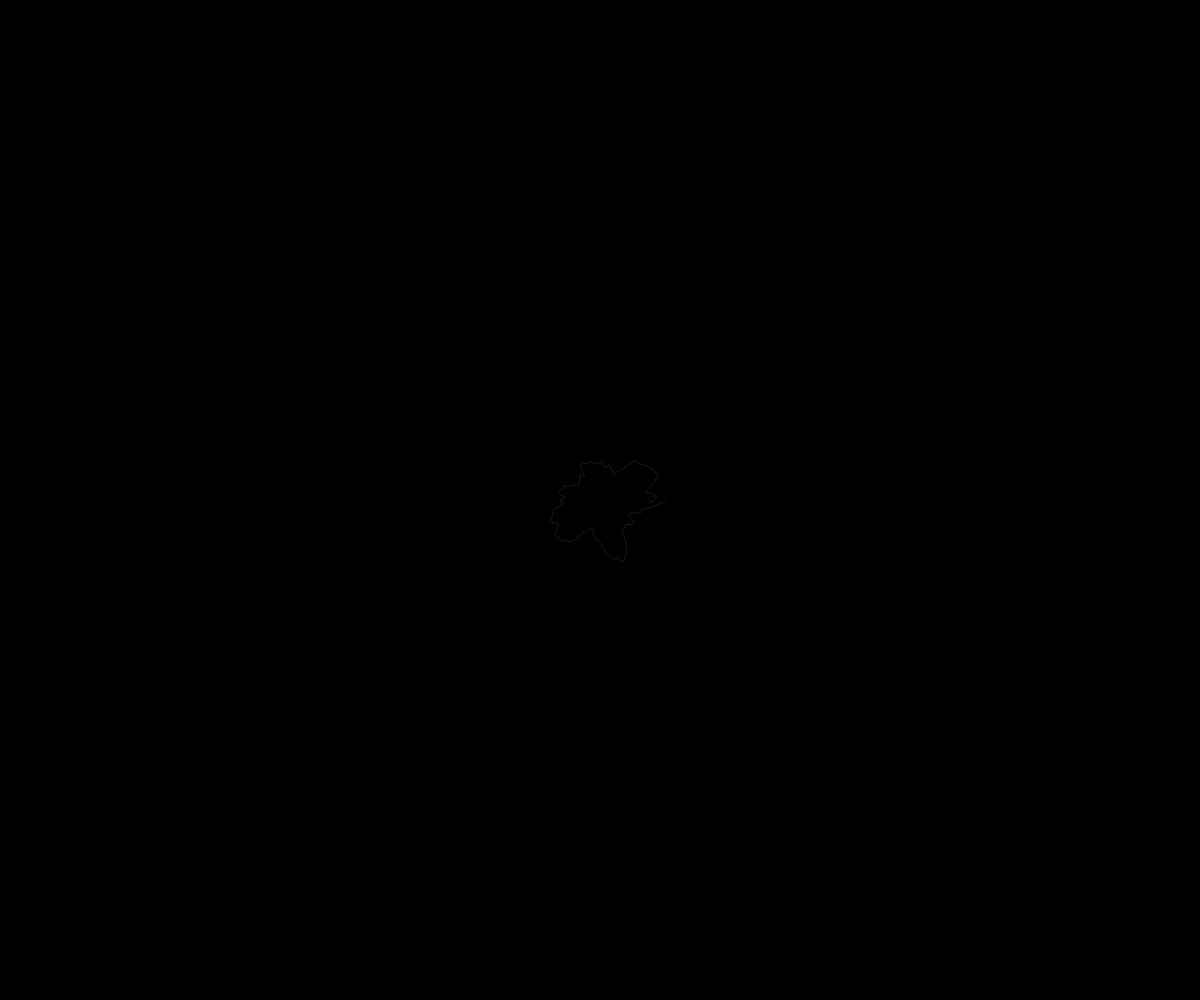
Frame 1 (no input)
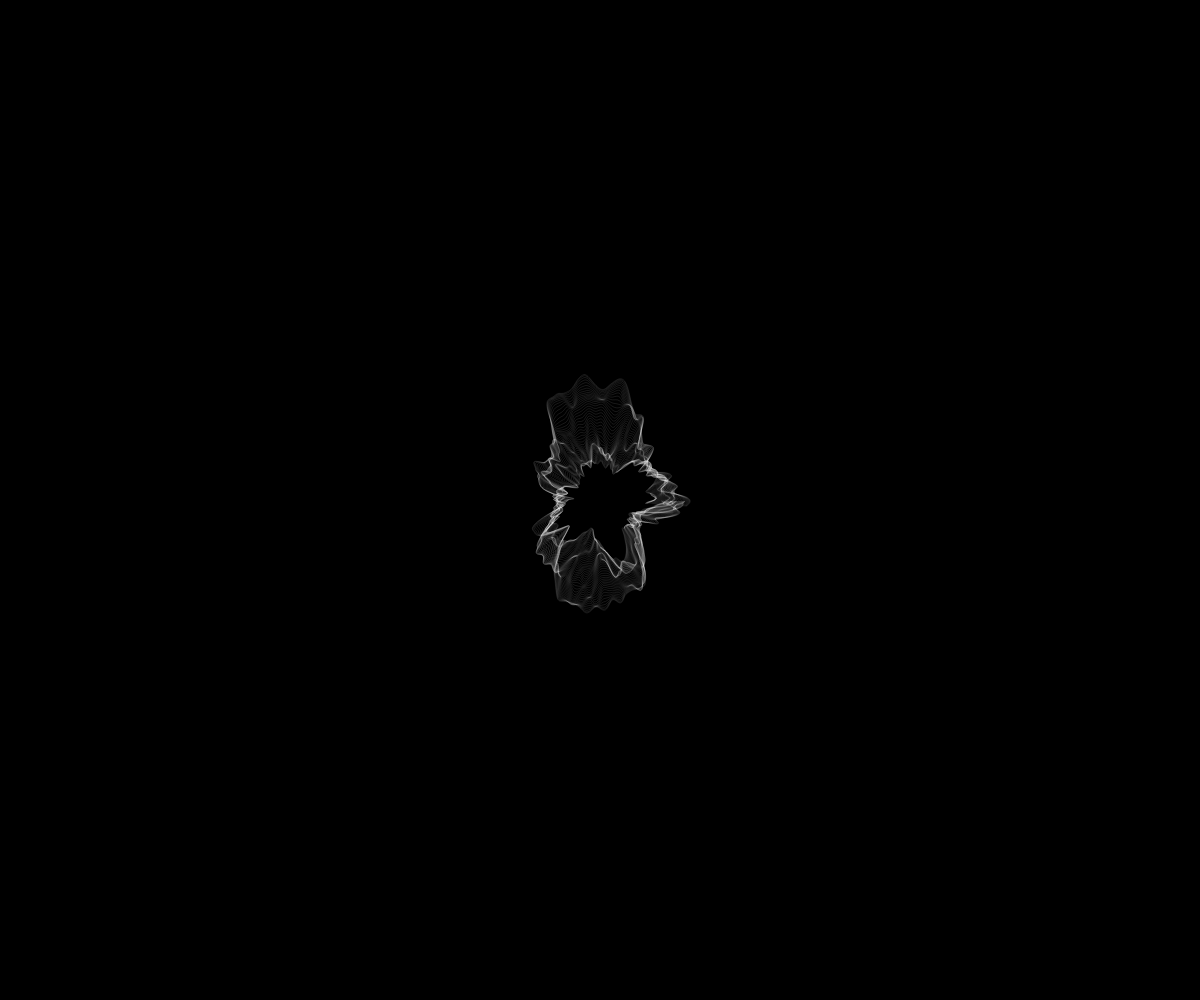
Frame 60 (no input)
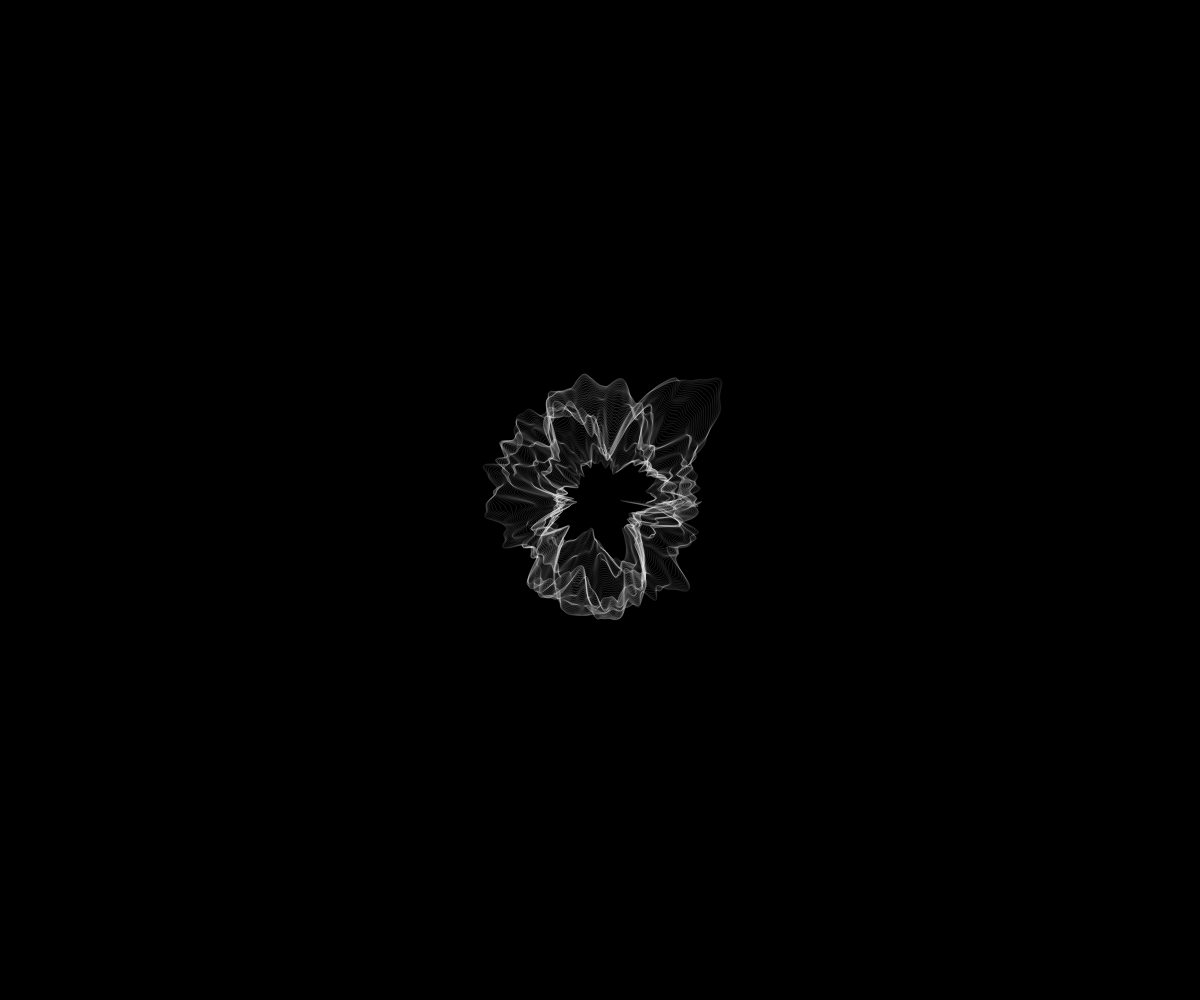
Frame 120 (the mouse pressed at the canvas centre since frame 60)

The p5.js sketch that drew these frames (run headless with seeded random() and noise() and a simulated clock; from frame 60 on, the mouse is pressed at the canvas centre):

// p5.js sketch
// ── sketch.js
var centerX;
var centerY;
var radius;
var totalDegrees = 365;

function setup() {
  createCanvas(window.innerWidth, window.innerHeight);
  background(0);
  centerX = width / 2;
  centerY = height / 2;
  radius = height / 10;
  angleMode(DEGREES);
}

function draw() {
  noFill();
  stroke(255, 25);
  beginShape();
  for (var i = 0; i <= totalDegrees; i++) {
    var noiseFactor = noise(i / 35, frameCount / 60);
    var x = centerX + radius * cos(i) * noiseFactor;
    var y = centerY + radius * sin(i) * noiseFactor;
    curveVertex(x, y);
  }
  endShape();
  radius += 1

  if (radius >= height) {
    noLoop();
  }
}
